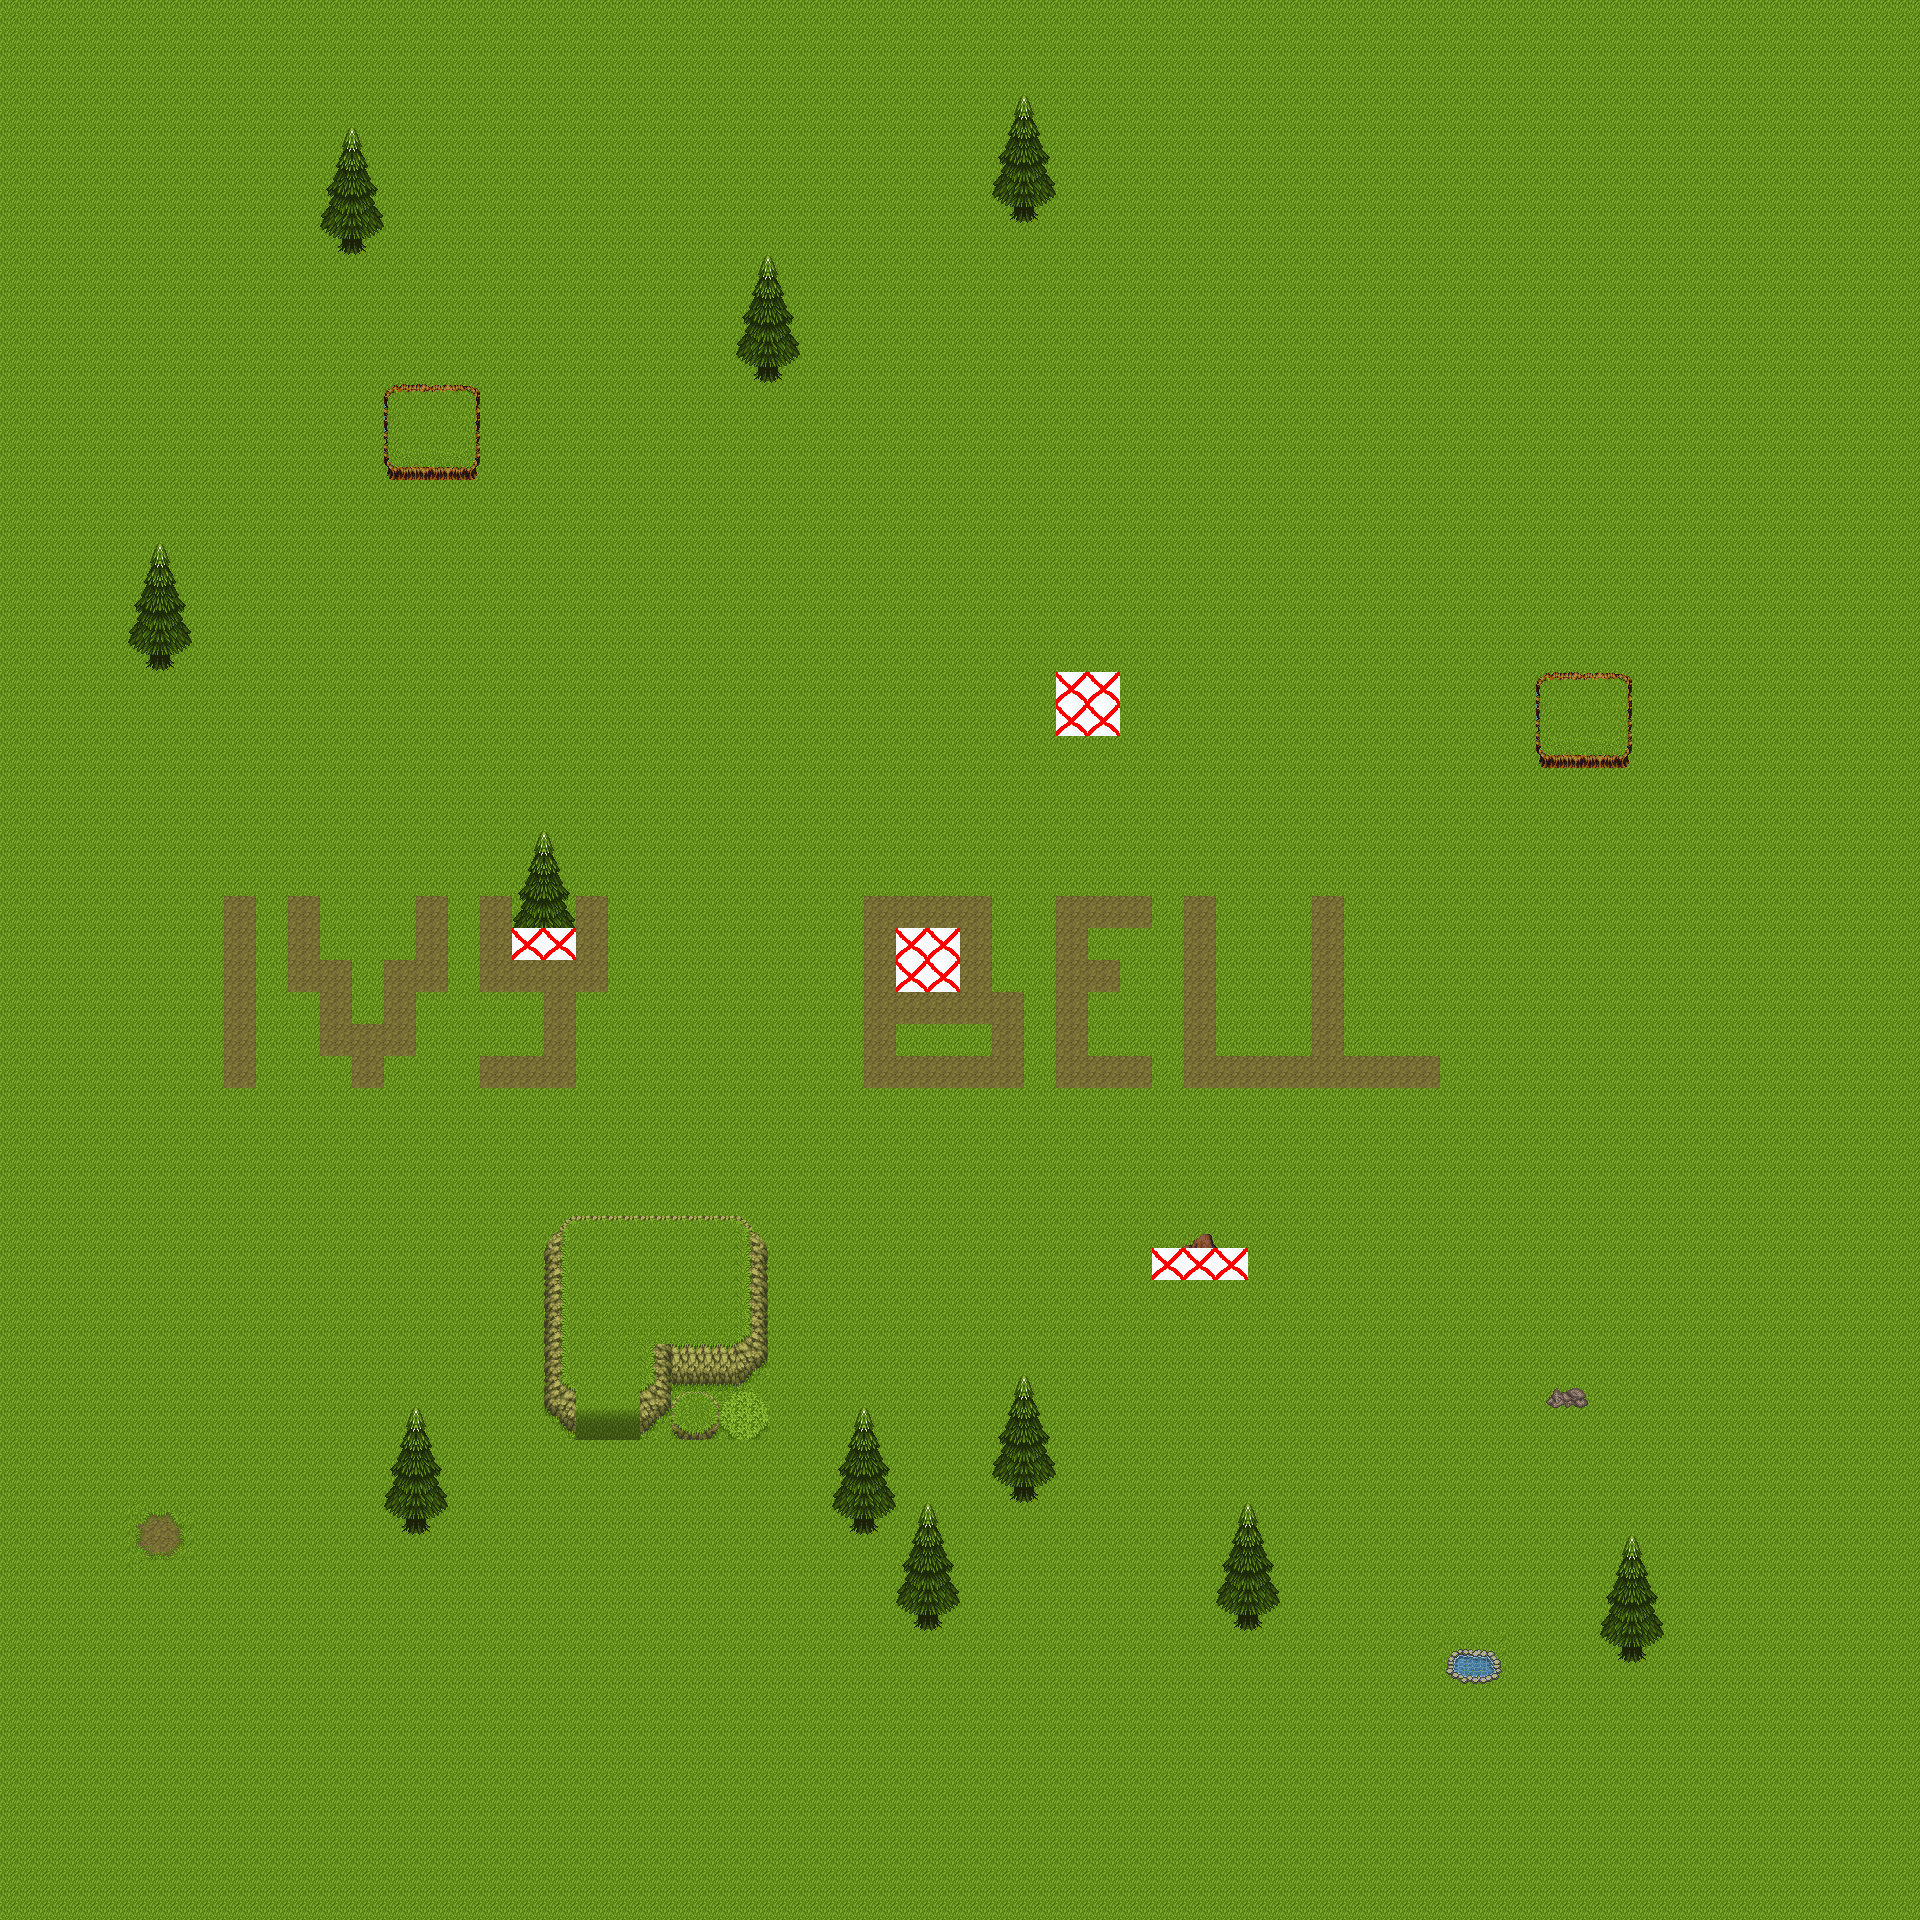

The image is a tile-based game level rendered from a .tmx file. Its description and source (layers, tilesets, objects; grid data summarised) follow:
An orthogonal 60x60 tile map with 32x32 px tiles, 3 tile layers (Layer1, Layer2, Collider).

<map version="1.0" orientation="orthogonal" renderorder="left-up" width="60" height="60" tilewidth="32" tileheight="32" nextobjectid="11">
 <tileset firstgid="1" name="ground-tileset" tilewidth="32" tileheight="32">
  <image source="../image/ground-tileset.png" width="256" height="704" />
 </tileset>
 <layer name="Layer1" width="60" height="60">
  <data>[3600 cells, 3600 non-empty, 7 distinct tile ids]</data>
 </layer>
 <layer name="Layer2" width="60" height="60">
  <data>[3600 cells, 176 non-empty, 79 distinct tile ids]</data>
 </layer>
 <layer name="Collider" width="60" height="60">
  <data>[3600 cells, 13 non-empty, 1 distinct tile ids]</data>
 </layer>
</map>